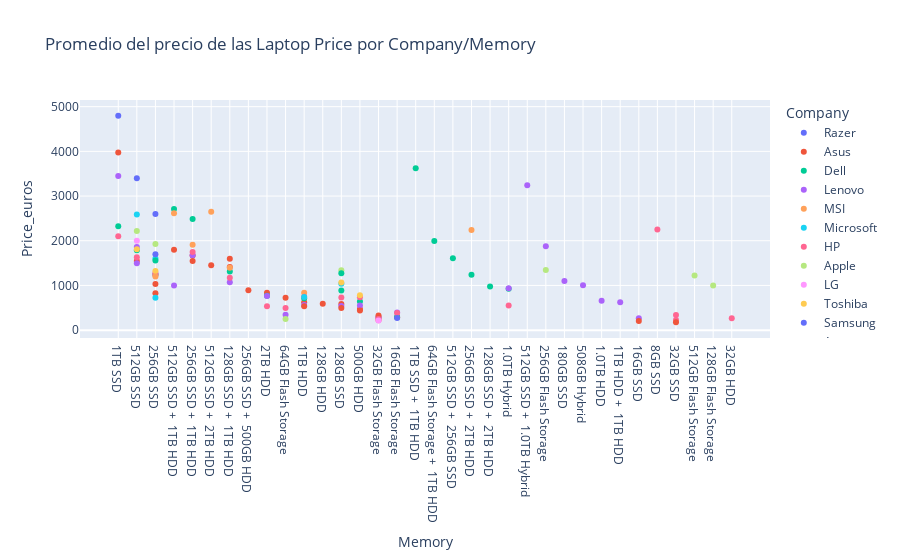

Notebook cell for this chart:
### Markdown cell above
> Podemos comparar fácilmente los precios de las computadoras portátiles con respecto a la RAM

### Code cell
temp = df.groupby(['Company','Memory']).mean().reset_index().sort_values(by='Price_euros',ascending=False)
px.scatter(data_frame = temp, x = 'Memory', y = 'Price_euros',color = 'Company',title = 'Promedio del precio de las Laptop Price por Company/Memory')

### Figure 1 — Plotly figure (JSON) as saved in the notebook; plotly's stock layout.template omitted (floating-point values rounded to 4 significant figures)
{"data": [{"hovertemplate": "Company=Razer<br>Memory=%{x}<br>Price_euros=%{y}<extra></extra>", "legendgroup": "Razer", "marker": {"color": "#636efa", "symbol": "circle"}, "mode": "markers", "name": "Razer", "orientation": "v", "showlegend": true, "type": "scatter", "x": ["1TB SSD", "512GB SSD", "256GB SSD"], "xaxis": "x", "y": [4799, 3399, 2599], "yaxis": "y"}, {"hovertemplate": "Company=Asus<br>Memory=%{x}<br>Price_euros=%{y}<extra></extra>", "legendgroup": "Asus", "marker": {"color": "#EF553B", "symbol": "circle"}, "mode": "markers", "name": "Asus", "orientation": "v", "showlegend": true, "type": "scatter", "x": ["1TB SSD", "512GB SSD +  1TB HDD", "256GB SSD +  1TB HDD", "512GB SSD", "512GB SSD +  2TB HDD", "128GB SSD +  1TB HDD", "256GB SSD", "256GB SSD +  500GB HDD", "2TB HDD", "64GB Flash Storage", "1TB HDD", "128GB HDD", "128GB SSD", "500GB HDD", "32GB Flash Storage", "16GB Flash Storage"], "xaxis": "x", "y": [3975, 1799, 1671.0, 1548.0, 1449, 1413.0, 1034.0, 891, 839, 722.7, 624.1, 590, 581.9, 474.5, 289.0, 287.9], "yaxis": "y"}, {"hovertemplate": "Company=Dell<br>Memory=%{x}<br>Price_euros=%{y}<extra></extra>", "legendgroup": "Dell", "marker": {"color": "#00cc96", "symbol": "circle"}, "mode": "markers", "name": "Dell", "orientation": "v", "showlegend": true, "type": "scatter", "x": ["1TB SSD +  1TB HDD", "512GB SSD +  1TB HDD", "256GB SSD +  1TB HDD", "1TB SSD", "64GB Flash Storage +  1TB HDD", "512GB SSD", "512GB SSD +  256GB SSD", "128GB SSD +  1TB HDD", "256GB SSD", "256GB SSD +  2TB HDD", "128GB SSD +  2TB HDD", "1.0TB Hybrid", "128GB SSD", "2TB HDD", "1TB HDD", "500GB HDD", "16GB Flash Storage"], "xaxis": "x", "y": [3624.0, 2707.0, 2485.0, 2326.0, 1993, 1785.0, 1608.0, 1312.0, 1243.0, 1238.0, 978.0, 924, 889.1, 768.8, 714.2, 637.8, 295], "yaxis": "y"}, {"hovertemplate": "Company=Lenovo<br>Memory=%{x}<br>Price_euros=%{y}<extra></extra>", "legendgroup": "Lenovo", "marker": {"color": "#ab63fa", "symbol": "circle"}, "mode": "markers", "name": "Lenovo", "orientation": "v", "showlegend": true, "type": "scatter", "x": ["1TB SSD", "512GB SSD +  1.0TB Hybrid", "256GB Flash Storage", "512GB SSD", "256GB SSD +  1TB HDD", "256GB SSD", "180GB SSD", "128GB SSD +  1TB HDD", "508GB Hybrid", "512GB SSD +  1TB HDD", "1.0TB Hybrid", "2TB HDD", "1.0TB HDD", "1TB HDD +  1TB HDD", "1TB HDD", "500GB HDD", "128GB SSD", "16GB Flash Storage", "64GB Flash Storage", "32GB Flash Storage", "16GB SSD"], "xaxis": "x", "y": [3449.0, 3240, 1875, 1860.0, 1676.0, 1237.0, 1098.0, 1073.0, 1002, 999, 939.7, 765.7, 659, 621.5, 563.6, 553.5, 539.0, 392.4, 343.5, 290.2, 265], "yaxis": "y"}, {"hovertemplate": "Company=MSI<br>Memory=%{x}<br>Price_euros=%{y}<extra></extra>", "legendgroup": "MSI", "marker": {"color": "#FFA15A", "symbol": "circle"}, "mode": "markers", "name": "MSI", "orientation": "v", "showlegend": true, "type": "scatter", "x": ["512GB SSD +  2TB HDD", "512GB SSD +  1TB HDD", "256GB SSD +  2TB HDD", "256GB SSD +  1TB HDD", "128GB SSD +  1TB HDD", "256GB SSD", "1TB HDD"], "xaxis": "x", "y": [2649, 2614, 2242.0, 1912.0, 1397.0, 1235.0, 839], "yaxis": "y"}, {"hovertemplate": "Company=Microsoft<br>Memory=%{x}<br>Price_euros=%{y}<extra></extra>", "legendgroup": "Microsoft", "marker": {"color": "#19d3f3", "symbol": "circle"}, "mode": "markers", "name": "Microsoft", "orientation": "v", "showlegend": true, "type": "scatter", "x": ["512GB SSD", "256GB SSD", "128GB SSD"], "xaxis": "x", "y": [2589, 1604.0, 1039], "yaxis": "y"}, {"hovertemplate": "Company=HP<br>Memory=%{x}<br>Price_euros=%{y}<extra></extra>", "legendgroup": "HP", "marker": {"color": "#FF6692", "symbol": "circle"}, "mode": "markers", "name": "HP", "orientation": "v", "showlegend": true, "type": "scatter", "x": ["8GB SSD", "1TB SSD", "256GB SSD +  1TB HDD", "512GB SSD", "256GB SSD", "128GB SSD +  1TB HDD", "1TB HDD", "500GB HDD", "128GB SSD", "1.0TB Hybrid", "2TB HDD", "64GB Flash Storage", "16GB Flash Storage", "32GB SSD", "32GB Flash Storage"], "xaxis": "x", "y": [2249, 2099, 1748.0, 1633.0, 1279.0, 1175.0, 746.3, 735.3, 731.9, 550.0, 535, 495, 385, 229, 219], "yaxis": "y"}, {"hovertemplate": "Company=Apple<br>Memory=%{x}<br>Price_euros=%{y}<extra></extra>", "legendgroup": "Apple", "marker": {"color": "#B6E880", "symbol": "circle"}, "mode": "markers", "name": "Apple", "orientation": "v", "showlegend": true, "type": "scatter", "x": ["512GB SSD", "256GB SSD", "256GB Flash Storage", "128GB SSD", "512GB Flash Storage", "128GB Flash Storage"], "xaxis": "x", "y": [2216.0, 1929.0, 1344.0, 1340.0, 1222, 999.0], "yaxis": "y"}, {"hovertemplate": "Company=LG<br>Memory=%{x}<br>Price_euros=%{y}<extra></extra>", "legendgroup": "LG", "marker": {"color": "#FF97FF", "symbol": "circle"}, "mode": "markers", "name": "LG", "orientation": "v", "showlegend": true, "type": "scatter", "x": ["512GB SSD"], "xaxis": "x", "y": [1999], "yaxis": "y"}, {"hovertemplate": "Company=Toshiba<br>Memory=%{x}<br>Price_euros=%{y}<extra></extra>", "legendgroup": "Toshiba", "marker": {"color": "#FECB52", "symbol": "circle"}, "mode": "markers", "name": "Toshiba", "orientation": "v", "showlegend": true, "type": "scatter", "x": ["512GB SSD", "256GB SSD", "128GB SSD", "500GB HDD"], "xaxis": "x", "y": [1810.0, 1324.0, 1068.0, 778.8], "yaxis": "y"}, {"hovertemplate": "Company=Samsung<br>Memory=%{x}<br>Price_euros=%{y}<extra></extra>", "legendgroup": "Samsung", "marker": {"color": "#636efa", "symbol": "circle"}, "mode": "markers", "name": "Samsung", "orientation": "v", "showlegend": true, "type": "scatter", "x": ["256GB SSD", "16GB Flash Storage"], "xaxis": "x", "y": [1699, 269], "yaxis": "y"}, {"hovertemplate": "Company=Acer<br>Memory=%{x}<br>Price_euros=%{y}<extra></extra>", "legendgroup": "Acer", "marker": {"color": "#EF553B", "symbol": "circle"}, "mode": "markers", "name": "Acer", "orientation": "v", "showlegend": true, "type": "scatter", "x": ["128GB SSD +  1TB HDD", "256GB SSD +  1TB HDD", "256GB SSD", "1TB HDD", "128GB SSD", "500GB HDD", "32GB Flash Storage", "16GB SSD", "32GB SSD"], "xaxis": "x", "y": [1598.0, 1549, 827.2, 535.0, 496.2, 437.6, 328.7, 204, 174], "yaxis": "y"}, {"hovertemplate": "Company=Google<br>Memory=%{x}<br>Price_euros=%{y}<extra></extra>", "legendgroup": "Google", "marker": {"color": "#00cc96", "symbol": "circle"}, "mode": "markers", "name": "Google", "orientation": "v", "showlegend": true, "type": "scatter", "x": ["256GB SSD", "128GB SSD"], "xaxis": "x", "y": [1559, 1275], "yaxis": "y"}, {"hovertemplate": "Company=Huawei<br>Memory=%{x}<br>Price_euros=%{y}<extra></extra>", "legendgroup": "Huawei", "marker": {"color": "#ab63fa", "symbol": "circle"}, "mode": "markers", "name": "Huawei", "orientation": "v", "showlegend": true, "type": "scatter", "x": ["512GB SSD"], "xaxis": "x", "y": [1499], "yaxis": "y"}, {"hovertemplate": "Company=Xiaomi<br>Memory=%{x}<br>Price_euros=%{y}<extra></extra>", "legendgroup": "Xiaomi", "marker": {"color": "#FFA15A", "symbol": "circle"}, "mode": "markers", "name": "Xiaomi", "orientation": "v", "showlegend": true, "type": "scatter", "x": ["256GB SSD"], "xaxis": "x", "y": [1200.0], "yaxis": "y"}, {"hovertemplate": "Company=Fujitsu<br>Memory=%{x}<br>Price_euros=%{y}<extra></extra>", "legendgroup": "Fujitsu", "marker": {"color": "#19d3f3", "symbol": "circle"}, "mode": "markers", "name": "Fujitsu", "orientation": "v", "showlegend": true, "type": "scatter", "x": ["1TB HDD", "256GB SSD"], "xaxis": "x", "y": [739, 724], "yaxis": "y"}, {"hovertemplate": "Company=Mediacom<br>Memory=%{x}<br>Price_euros=%{y}<extra></extra>", "legendgroup": "Mediacom", "marker": {"color": "#FF6692", "symbol": "circle"}, "mode": "markers", "name": "Mediacom", "orientation": "v", "showlegend": true, "type": "scatter", "x": ["32GB SSD", "32GB HDD", "32GB Flash Storage"], "xaxis": "x", "y": [335.7, 265, 247], "yaxis": "y"}, {"hovertemplate": "Company=Chuwi<br>Memory=%{x}<br>Price_euros=%{y}<extra></extra>", "legendgroup": "Chuwi", "marker": {"color": "#B6E880", "symbol": "circle"}, "mode": "markers", "name": "Chuwi", "orientation": "v", "showlegend": true, "type": "scatter", "x": ["64GB Flash Storage"], "xaxis": "x", "y": [248.9], "yaxis": "y"}, {"hovertemplate": "Company=Vero<br>Memory=%{x}<br>Price_euros=%{y}<extra></extra>", "legendgroup": "Vero", "marker": {"color": "#FF97FF", "symbol": "circle"}, "mode": "markers", "name": "Vero", "orientation": "v", "showlegend": true, "type": "scatter", "x": ["32GB Flash Storage"], "xaxis": "x", "y": [217.4], "yaxis": "y"}], "layout": {"legend": {"title": {"text": "Company"}, "tracegroupgap": 0}, "title": {"text": "Promedio del precio de las Laptop Price por Company/Memory"}, "xaxis": {"anchor": "y", "domain": [0, 1], "title": {"text": "Memory"}}, "yaxis": {"anchor": "x", "domain": [0, 1], "title": {"text": "Price_euros"}}}}
